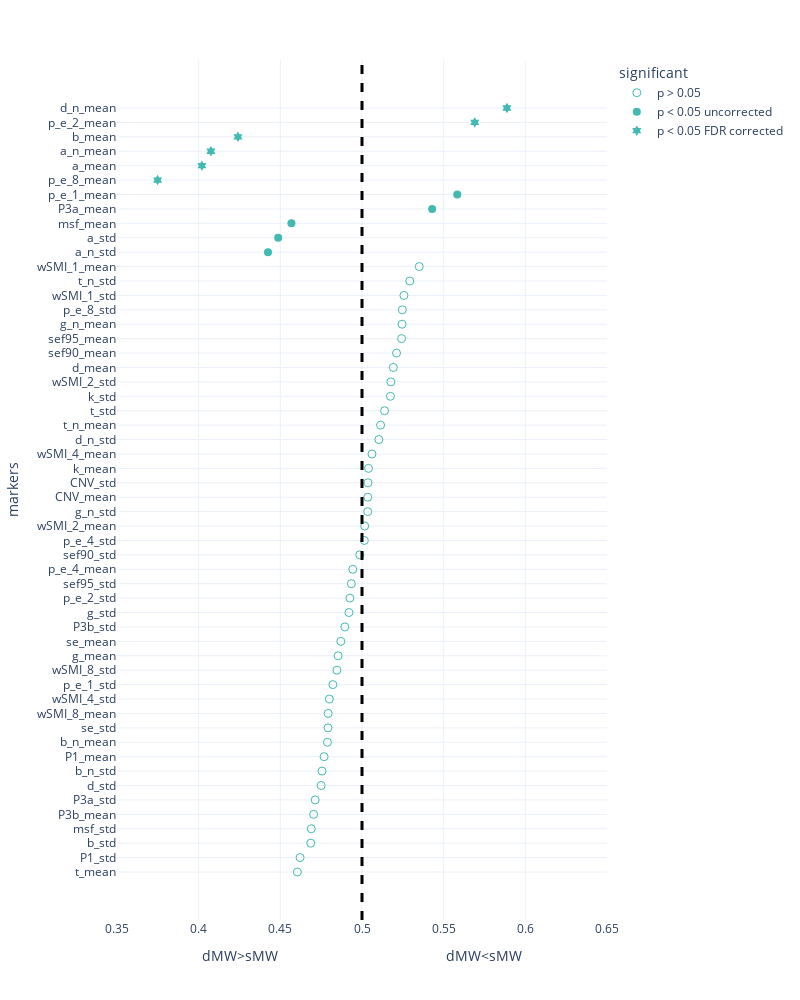

The notebook cell saved with this chart:
### Code cell
segment_mw_roc = pd.read_csv('Data/univariate_roc_mw_segment.csv')
fig = px.scatter(segment_mw_roc.sort_values(by = 'AUC'),x = 'AUC', y = 'markers', template = "plotly_white", symbol = 'significant', 
                 symbol_sequence = ['circle-open','circle','hexagram' ],
#                  color = 'significant',
                 color_discrete_sequence = [lblue, green,orange, pink], 
                 
                 category_orders = {'significant': ['p > 0.05','p < 0.05 uncorrected', 'p < 0.05 FDR corrected']},
                 labels = {'AUC': 'dMW>sMW                                          dMW<sMW'}
                )
fig.add_vline(x=0.5, line_width=3, line_dash="dash", line_color="black")
fig.update_traces(marker=dict(size = 8))

fig.update_layout(
    autosize=False,
    width=800,
    height=1000,
    xaxis= {'range': (0.35, 0.65)},
    yaxis = {
            'showticklabels': True,
            'tickmode': 'linear',
        }
    
)
fig.show()
pio.write_json(fig, 'Figs/univariate_roc_mw_segment.plotly')
# fig.write_image('Figs/univariate_roc_mw_segment.png')

### Figure 1 — Plotly figure (JSON) as saved in the notebook; plotly's stock layout.template omitted (floating-point values rounded to 4 significant figures)
{"data": [{"hovertemplate": "significant=p > 0.05<br>dMW>sMW                                          dMW<sMW=%{x}<br>markers=%{y}<extra></extra>", "legendgroup": "p > 0.05", "marker": {"color": "#42B9B2", "size": 8, "symbol": "circle-open"}, "mode": "markers", "name": "p > 0.05", "orientation": "h", "showlegend": true, "type": "scatter", "x": [0.4604, 0.4621, 0.4686, 0.469, 0.4704, 0.4713, 0.475, 0.4755, 0.4768, 0.4789, 0.4792, 0.4793, 0.48, 0.4822, 0.4846, 0.4854, 0.487, 0.4895, 0.492, 0.4926, 0.4935, 0.4943, 0.4986, 0.5014, 0.5017, 0.5035, 0.5035, 0.5037, 0.504, 0.5061, 0.5103, 0.5114, 0.5138, 0.5174, 0.5177, 0.5192, 0.5211, 0.5242, 0.5245, 0.5247, 0.5257, 0.5292, 0.5351], "xaxis": "x", "y": ["t_mean", "P1_std", "b_std", "msf_std", "P3b_mean", "P3a_std", "d_std", "b_n_std", "P1_mean", "b_n_mean", "se_std", "wSMI_8_mean", "wSMI_4_std", "p_e_1_std", "wSMI_8_std", "g_mean", "se_mean", "P3b_std", "g_std", "p_e_2_std", "sef95_std", "p_e_4_mean", "sef90_std", "p_e_4_std", "wSMI_2_mean", "g_n_std", "CNV_mean", "CNV_std", "k_mean", "wSMI_4_mean", "d_n_std", "t_n_mean", "t_std", "k_std", "wSMI_2_std", "d_mean", "sef90_mean", "sef95_mean", "g_n_mean", "p_e_8_std", "wSMI_1_std", "t_n_std", "wSMI_1_mean"], "yaxis": "y"}, {"hovertemplate": "significant=p < 0.05 uncorrected<br>dMW>sMW                                          dMW<sMW=%{x}<br>markers=%{y}<extra></extra>", "legendgroup": "p < 0.05 uncorrected", "marker": {"color": "#42B9B2", "size": 8, "symbol": "circle"}, "mode": "markers", "name": "p < 0.05 uncorrected", "orientation": "h", "showlegend": true, "type": "scatter", "x": [0.4424, 0.4487, 0.4568, 0.543, 0.5583], "xaxis": "x", "y": ["a_n_std", "a_std", "msf_mean", "P3a_mean", "p_e_1_mean"], "yaxis": "y"}, {"hovertemplate": "significant=p < 0.05 FDR corrected<br>dMW>sMW                                          dMW<sMW=%{x}<br>markers=%{y}<extra></extra>", "legendgroup": "p < 0.05 FDR corrected", "marker": {"color": "#42B9B2", "size": 8, "symbol": "hexagram"}, "mode": "markers", "name": "p < 0.05 FDR corrected", "orientation": "h", "showlegend": true, "type": "scatter", "x": [0.3749, 0.402, 0.4075, 0.4241, 0.569, 0.5887], "xaxis": "x", "y": ["p_e_8_mean", "a_mean", "a_n_mean", "b_mean", "p_e_2_mean", "d_n_mean"], "yaxis": "y"}], "layout": {"autosize": false, "height": 1000, "legend": {"title": {"text": "significant"}, "tracegroupgap": 0}, "margin": {"t": 60}, "shapes": [{"line": {"color": "black", "dash": "dash", "width": 3}, "type": "line", "x0": 0.5, "x1": 0.5, "xref": "x", "y0": 0, "y1": 1, "yref": "y domain"}], "width": 800, "xaxis": {"anchor": "y", "domain": [0, 1], "range": [0.35, 0.65], "title": {"text": "dMW>sMW                                          dMW<sMW"}, "type": "linear"}, "yaxis": {"anchor": "x", "autorange": true, "domain": [0, 1], "range": [-3.33, 56.33], "showticklabels": true, "tickmode": "linear", "title": {"text": "markers"}, "type": "category"}}}
